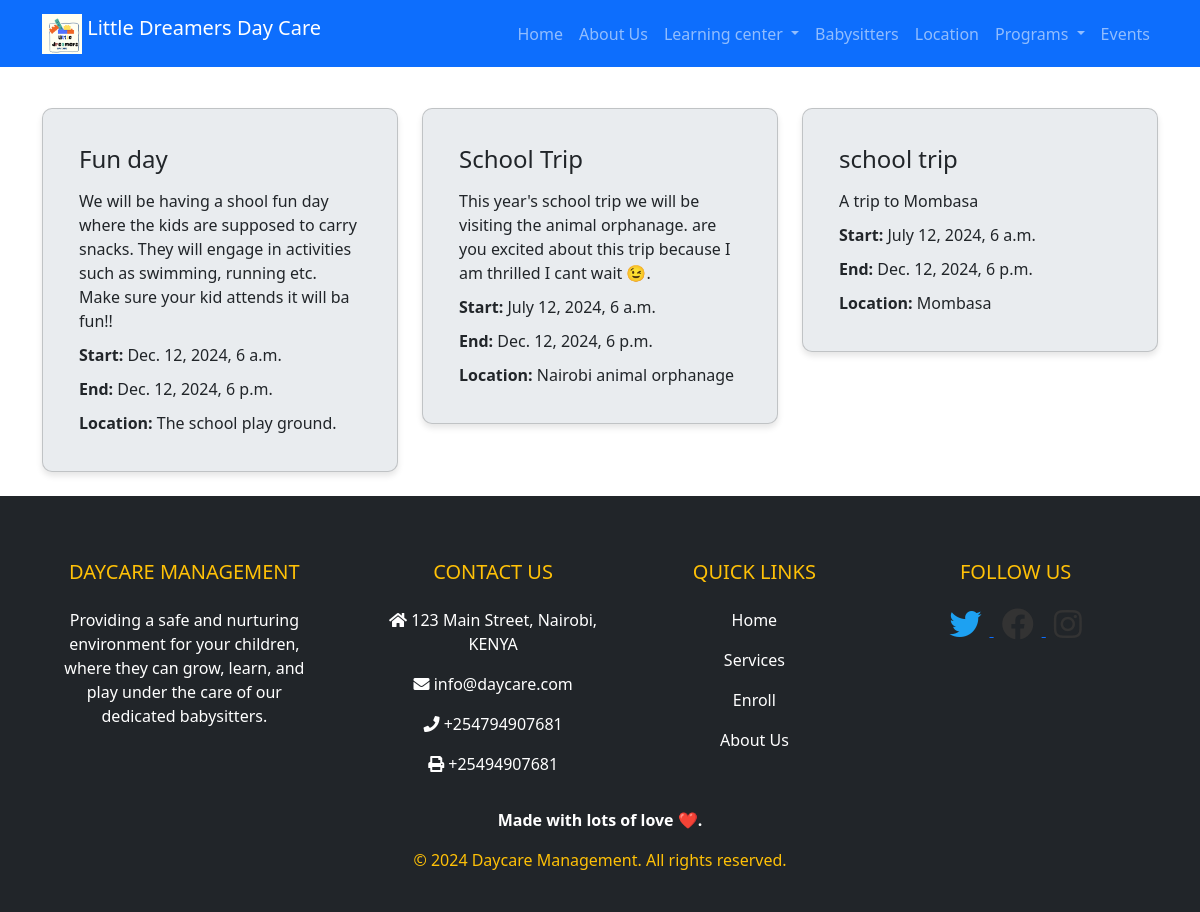
/daycare/events/, run on the app's committed database.
### daycare/models.py (models this page shows, shortened)
class Event(models.Model):
    title = models.CharField(max_length=200)
    description = models.TextField()
    start_time = models.DateTimeField()
    end_time = models.DateTimeField()
    location = models.CharField(max_length=200)

### daycare/views.py (the view)
# urls.py: path('events/', views.events, name='events'),
def events(request):
    events = Event.objects.all()
    return render(request, 'events.html', {'events': events})

### daycare/templates/events.html
{% extends 'base.html' %}
{% load static %}
{% block content %}
<div class="container mt-5">
  <div class="row justify-content-center">
    {% for event in events %}
    <div class="col-md-4 mb-4">
      <div class="card" style="background-color: #e9ecef; padding: 20px; border-radius: 10px; margin-top: 60px;">
        <div class="card-body">
          <h5 class="card-title" style="font-size: 1.5rem; margin-bottom: 15px;">{{ event.title }}</h5>
          <p class="card-text" style="margin-bottom: 10px;">{{ event.description }}</p>
          <p class="card-text" style="margin-bottom: 10px;"><strong>Start:</strong> {{ event.start_time }}</p>
          <p class="card-text" style="margin-bottom: 10px;"><strong>End:</strong> {{ event.end_time }}</p>
          <p class="card-text"><strong>Location:</strong> {{ event.location }}</p>
        </div>
      </div>
    </div>
    {% endfor %}
  </div>
</div>
{% endblock %}

### static/style/style.css (style rules this page uses)
.card { border-radius: 25px; box-shadow: 0 4px 6px rgba(0, 0, 0, 0.1); }
.container { max-width: 600px; margin: 0 auto; }

### data on the page
Event: title "Fun day", description "We will be having a shool fun day where the kids are supposed to carry snacks. They will engage in activities such as swimming, running etc. Make sure your kid attends it will ba fun!!", start_time "Dec. 12, 2024, 6 a.m.", end_time "Dec. 12, 2024, 6 p.m.", location "The school play ground."
Event: title "School Trip", description "This year's school trip we will be visiting the animal orphanage. are you excited about this trip because I am thrilled I cant wait 😉.", start_time "July 12, 2024, 6 a.m.", end_time "Dec. 12, 2024, 6 p.m.", location "Nairobi animal orphanage"
Event: title "school trip", description "A trip to Mombasa", start_time "July 12, 2024, 6 a.m.", end_time "Dec. 12, 2024, 6 p.m.", location "Mombasa"
